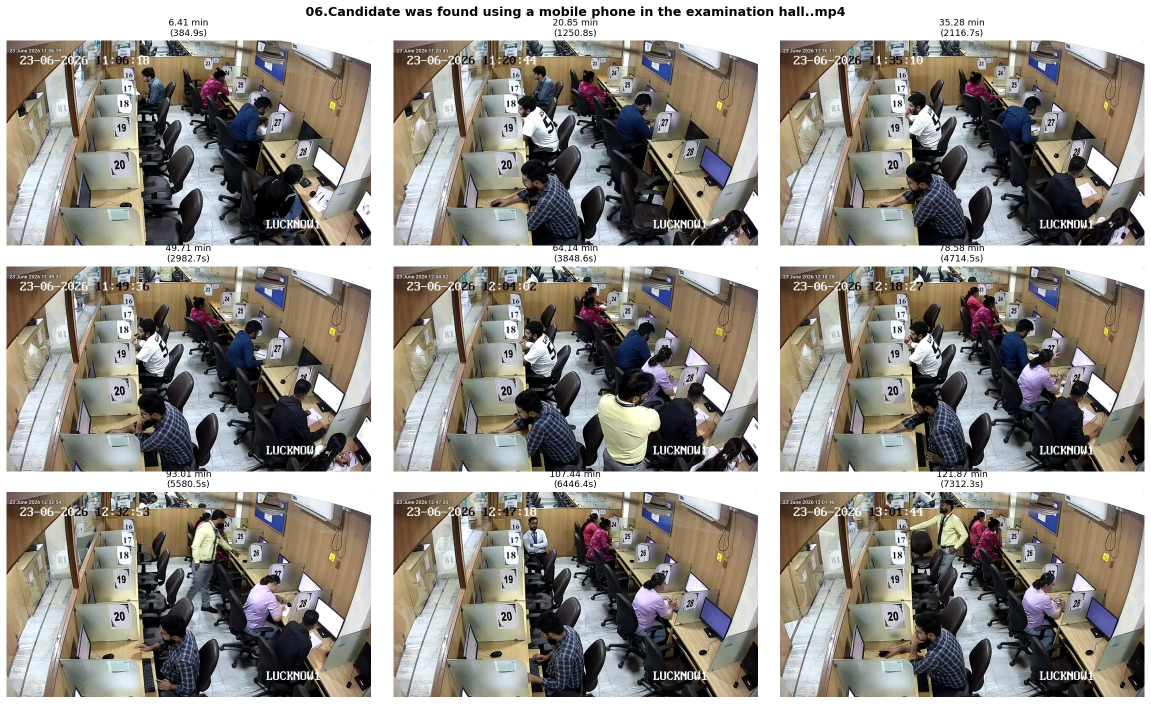
#> input picture drishti4d/data/contact_sheets/00_06.Candidate_was_found_using_a_mobile_phone_in_the_examination_hall._contact_sheet.jpg, 2301 x 1407 px (shown at 1/2 size)
$ python -i quality.py   (imports and definitions only)   (older library calls are emulated)
#> lines starting #> are read from the running program, lines starting #| are printed output that depends on the picture
"""Frame Quality Assessment Engine for NETRA-4D Preprocessing Pipeline.

Calculates luminance, RMS contrast, noise variance, focus/blur metrics,
and LAB color cast to produce a typed QualityReport with defect flags.
"""

from __future__ import annotations

from dataclasses import dataclass, field
from enum import Enum
import logging
import math
import time
from typing import Any, Dict, List, Optional, Tuple, Union
import cv2
import numpy as np

from drishti.preprocessing.config import PreprocessingConfig, QualityGateConfig

logger = logging.getLogger(__name__)


class QualityFlag(str, Enum):
    """Specific frame quality degradation flags."""
    CLEAR = "CLEAR"
    DARK = "DARK"
    BRIGHT = "BRIGHT"
    LOW_CONTRAST = "LOW_CONTRAST"
    NOISY = "NOISY"
    BLURRY = "BLURRY"
    COLOR_CAST = "COLOR_CAST"
    HIGH_MOTION = "HIGH_MOTION"


@dataclass
class QualityReport:
    """Detailed quality assessment report for a single video frame."""
    brightness: float             # Mean luminance (0.0 - 255.0)
    contrast: float               # RMS contrast / luminance standard deviation (0.0 - 128.0)
    noise_level: float            # Estimated high-frequency noise standard deviation
    blur_score: float             # Focus measure (Tenengrad / Laplacian variance, higher is sharper)
    color_cast_score: float       # LAB chroma deviation distance from neutral gray
    overall_score: float          # Composite quality score normalized to [0.0, 1.0]
    flags: List[QualityFlag] = field(default_factory=list)
    needs_enhancement: bool = False
    details: Dict[str, Any] = field(default_factory=dict)
    assessment_time_ms: float = 0.0

    @property
    def is_dark(self) -> bool:
        return QualityFlag.DARK in self.flags

    @property
    def is_bright(self) -> bool:
        return QualityFlag.BRIGHT in self.flags

    @property
    def is_low_contrast(self) -> bool:
        return QualityFlag.LOW_CONTRAST in self.flags

    @property
    def is_noisy(self) -> bool:
        return QualityFlag.NOISY in self.flags

    @property
    def is_blurry(self) -> bool:
        return QualityFlag.BLURRY in self.flags

    @property
    def has_color_cast(self) -> bool:
        return QualityFlag.COLOR_CAST in self.flags

    @property
    def is_high_motion(self) -> bool:
        return QualityFlag.HIGH_MOTION in self.flags

    # [14 lines left out: function to_dict, not called in this run]


class FrameQualityAssessor:
    """Evaluates video frame quality and flags degradations."""

    # [11 lines left out: function __init__, not called in this run]

    def reset(self) -> None:
        """Reset historical temporal tracking state."""
        self._prev_gray = None

    # [172 lines left out: function assess, not called in this run]

>>> import cv2
>>> picture = cv2.imread('../../../drishti4d/data/contact_sheets/00_06.Candidate_was_found_using_a_mobile_phone_in_the_examination_hall._contact_sheet.jpg')
#> picture is the input picture: shape (1407, 2301, 3); mean B, G, R 136.8, 142.9, 147.2
>>> result = FrameQualityAssessor().assess(picture)
#> in assess, `eval_frame = cv2.resize(frame_bgr, (new_w, new_h), interpolation=cv2.I..`:
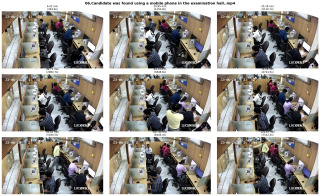
#> eval_frame: shape (196, 320, 3); mean B, G, R 136.8, 142.9, 147.2
#> in assess, `gray = cv2.cvtColor(eval_frame, cv2.COLOR_BGR2GRAY)`:
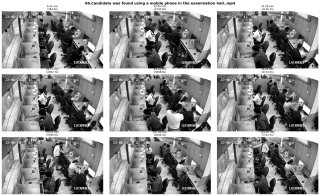
#> gray: shape (196, 320); min 0, max 255, mean 143.5
#> in assess, `brightness = float(np.mean(gray))`: brightness = 143.5
#> in assess, `contrast = float(np.std(gray))`: contrast = 75.35
#> in assess, `laplacian = cv2.Laplacian(gray, cv2.CV_64F, ksize=3)`:
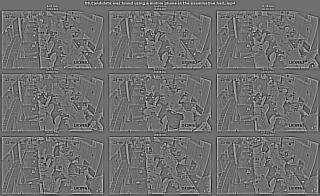
#> laplacian: shape (196, 320) float64; min -1108, max 1434, mean -1.2; drawn with min black and max white
#> in assess, `abs_lap = np.abs(laplacian)`:
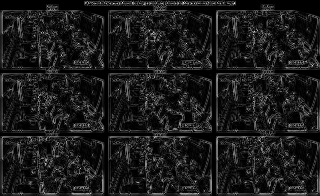
#> abs_lap: shape (196, 320) float64; min 0, max 1434, mean 154.8; drawn with min black and max white
#> in assess, `median_abs = float(np.median(abs_lap))`: median_abs = 98
#> in assess, `noise_level = float(median_abs / 0.6745) if median_abs > 0 else 0.0`: noise_level = 145.3
#> in assess, `blur_score = float(np.var(laplacian))`: blur_score = 51760.2
#> in assess, `lab = cv2.cvtColor(eval_frame, cv2.COLOR_BGR2LAB)`: lab: shape (196, 320, 3); mean of channels 0, 1, 2 148.4, 129, 132
#> in assess, `mean_a = float(np.mean(lab[:, :, 1]))`: mean_a = 129
#> in assess, `mean_b = float(np.mean(lab[:, :, 2]))`: mean_b = 132
#> in assess, `color_cast_score = float(math.sqrt((mean_a - 128.0) ** 2 + (mean_b - 1..`: color_cast_score = 4.15
#> in assess, `b_score = math.exp(-0.5 * ((brightness - 125.0) / 45.0) ** 2)`: b_score = 0.919
#> in assess, `c_score = min(1.0, contrast / 45.0)`: c_score = 1
#> in assess, `n_score = max(0.0, min(1.0, 1.0 - (noise_level - 6.0) / 20.0))`: n_score = 0
#> in assess, `f_score = min(1.0, math.log1p(blur_score) / math.log1p(300.0))`: f_score = 1
#> in assess, `overall_score = float( 0.25 * b_score + 0.25 * c_score + 0.15 * n_scor..`: overall_score = 0.83
#> in assess, `needs_enhancement = (overall_score < bypass_thresh) or (QualityFlag.CL..`: needs_enhancement = True

$ run again, on drishti4d/data/contact_sheets/03_01.Candidate_was_found_using_a_mobile_phone_in_the_examination_hall._contact_sheet.jpg
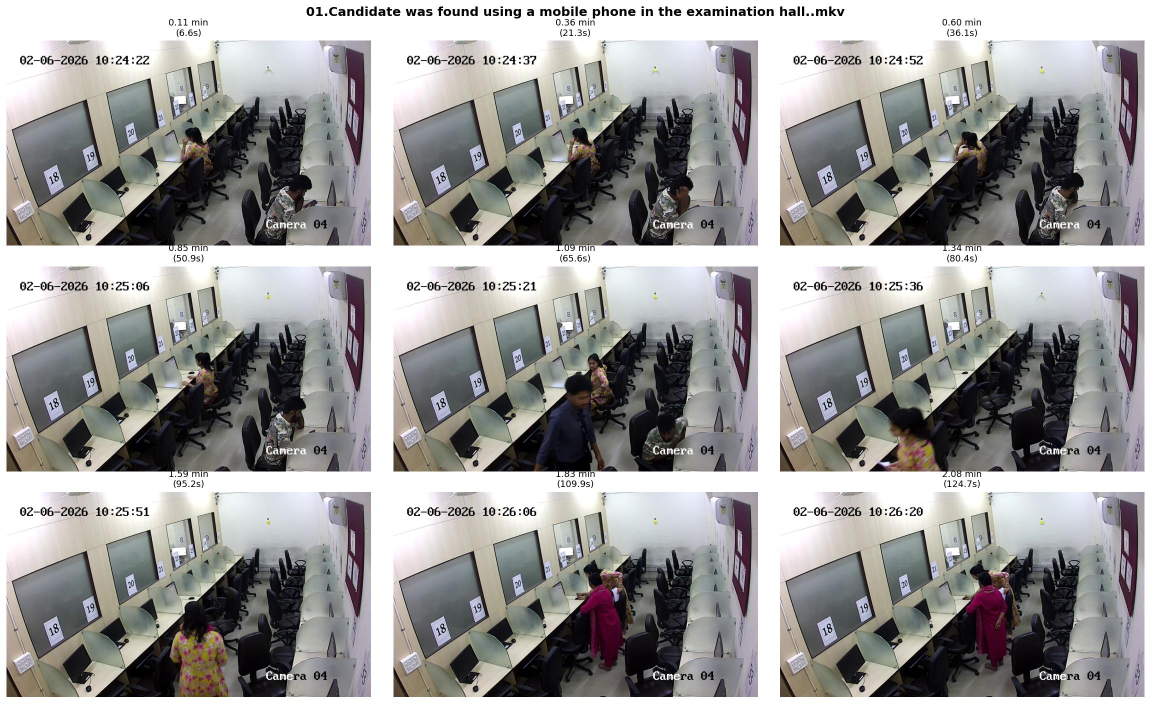
#> input picture drishti4d/data/contact_sheets/03_01.Candidate_was_found_using_a_mobile_phone_in_the_examination_hall._contact_sheet.jpg, 2301 x 1407 px (shown at 1/2 size)
#> picture is the input picture: shape (1407, 2301, 3); mean B, G, R 151.4, 152.4, 153.5
#> in assess, `gray = cv2.cvtColor(eval_frame, cv2.COLOR_BGR2GRAY)`:
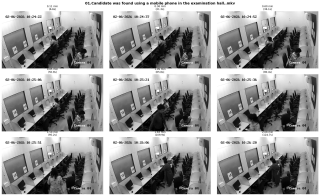
#> gray: shape (196, 320); min 0, max 255, mean 152.6
#> brightness = 152.6
#> contrast = 77.06
#> in assess, `abs_lap = np.abs(laplacian)`:
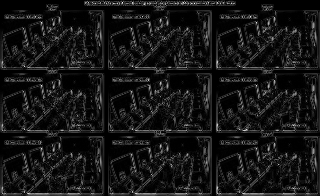
#> abs_lap: shape (196, 320) float64; min 0, max 1372, mean 117.9; drawn with min black and max white
#> median_abs = 56
#> noise_level = 83.02
#> blur_score = 36700.4
#> lab: shape (196, 320, 3); mean of channels 0, 1, 2 157.1, 128.4, 128.7
#> mean_a = 128.4
#> mean_b = 128.7
#> color_cast_score = 0.789
#> b_score = 0.828
#> c_score = 1
#> n_score = 0
#> f_score = 1
#> overall_score = 0.807
#> needs_enhancement = True

$ run again, on drishti4d/data/contact_sheets/01_During_the_exam,_the_candidates_exchanged_their_seats_with_each_other._contact_sheet.jpg
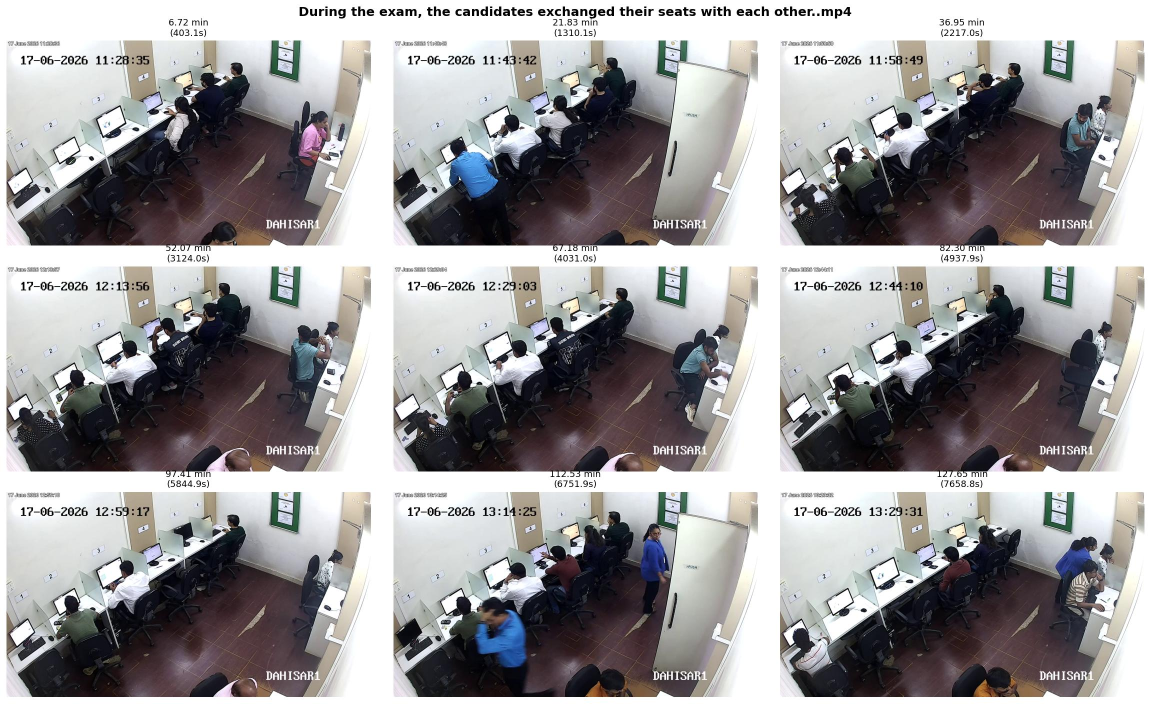
#> input picture drishti4d/data/contact_sheets/01_During_the_exam,_the_candidates_exchanged_their_seats_with_each_other._contact_sheet.jpg, 2301 x 1407 px (shown at 1/2 size)
#> picture is the input picture: shape (1407, 2301, 3); mean B, G, R 153.4, 152, 154
#> in assess, `gray = cv2.cvtColor(eval_frame, cv2.COLOR_BGR2GRAY)`:
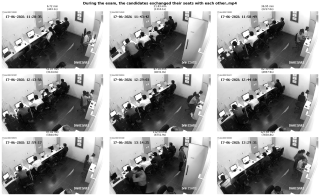
#> gray: shape (196, 320); min 1, max 255, mean 152.8
#> brightness = 152.8
#> contrast = 88.36
#> in assess, `abs_lap = np.abs(laplacian)`:
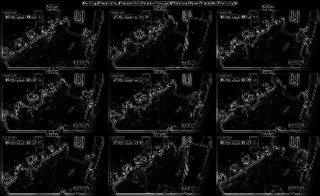
#> abs_lap: shape (196, 320) float64; min 0, max 1504, mean 103.6; drawn with min black and max white
#> median_abs = 30
#> noise_level = 44.48
#> blur_score = 34548.1
#> lab: shape (196, 320, 3); mean of channels 0, 1, 2 155.7, 129.5, 127.5
#> mean_a = 129.5
#> mean_b = 127.5
#> color_cast_score = 1.54
#> b_score = 0.827
#> c_score = 1
#> n_score = 0
#> f_score = 1
#> overall_score = 0.807
#> needs_enhancement = True
